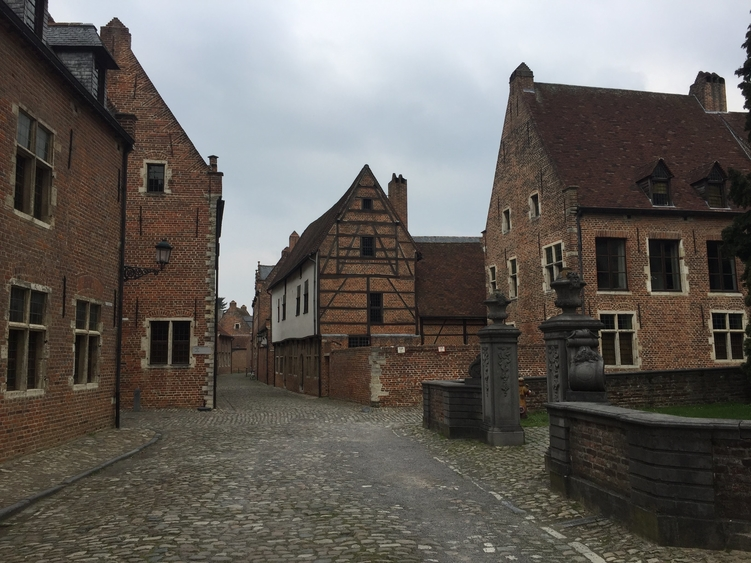
#> input picture leuvenA.jpg, 751 x 563 px
$ python histogram.py
#> lines starting #> are read from the running program, lines starting #| are printed output that depends on the picture
import cv2
import matplotlib.pyplot as plt

image_path = 'leuvenA.jpg'
image = cv2.imread(image_path)
#> image is the input picture: shape (563, 751, 3); mean B, G, R 91.9, 96.5, 100.8

if image is None:
    print("Error: Image not loaded. Please check the file path.")
    exit()


plt.figure(figsize=(10, 5))
plt.subplot(1, 2, 1)
plt.imshow(cv2.cvtColor(image, cv2.COLOR_BGR2RGB))
plt.title('Original Image')
plt.axis('off')

plt.subplot(1, 2, 2)
colors = ('b', 'g', 'r')


for i, color in enumerate(colors):
    histogram = cv2.calcHist([image], [i], None, [256], [0, 256])
    plt.plot(histogram, color=color)

plt.title('Histogram')
plt.xlabel('Pixel Intensity')
plt.ylabel('Frequency')
plt.xlim([0, 256])

plt.show()
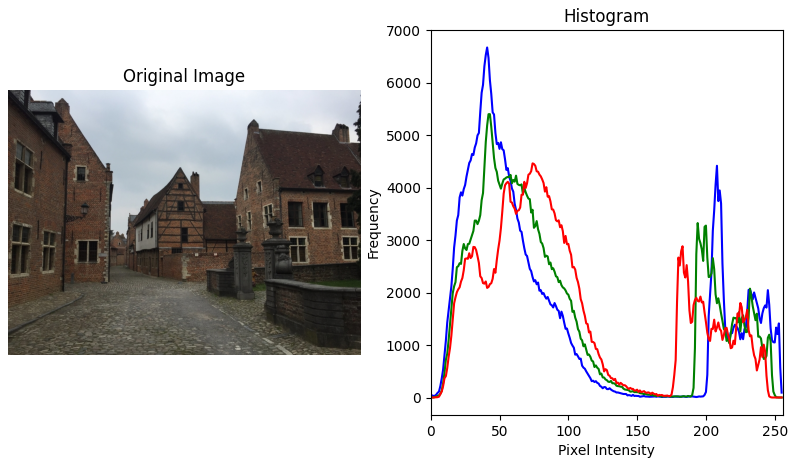
#> figure drawn by matplotlib, 2 panels; panel 2: curve peaks at x = 41, y = 6670; panel 2: curve peaks at x = 43, y = 5400; panel 2: curve peaks at x = 74, y = 4462
